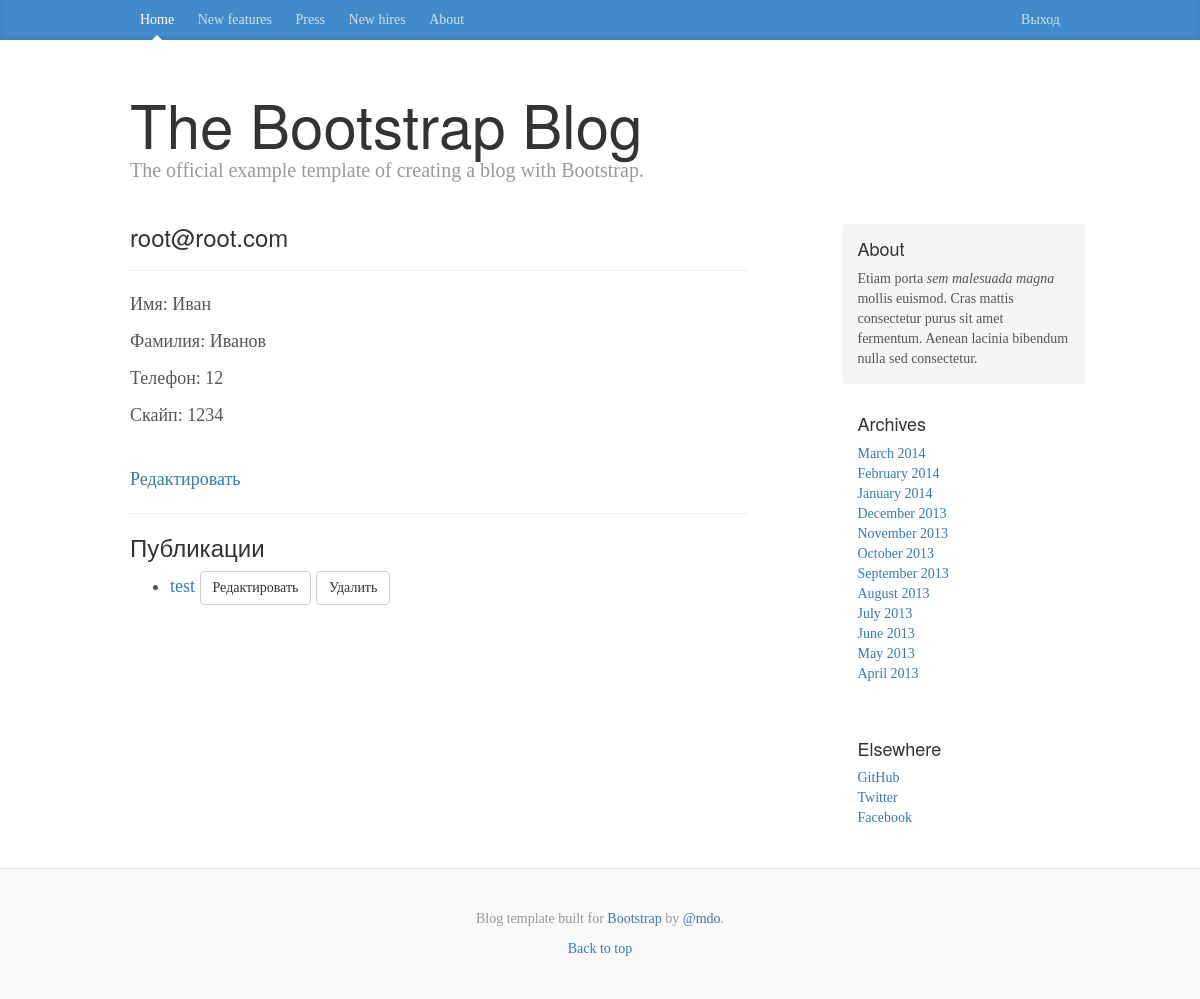
Before: /account/ (signed in) with the older database file.
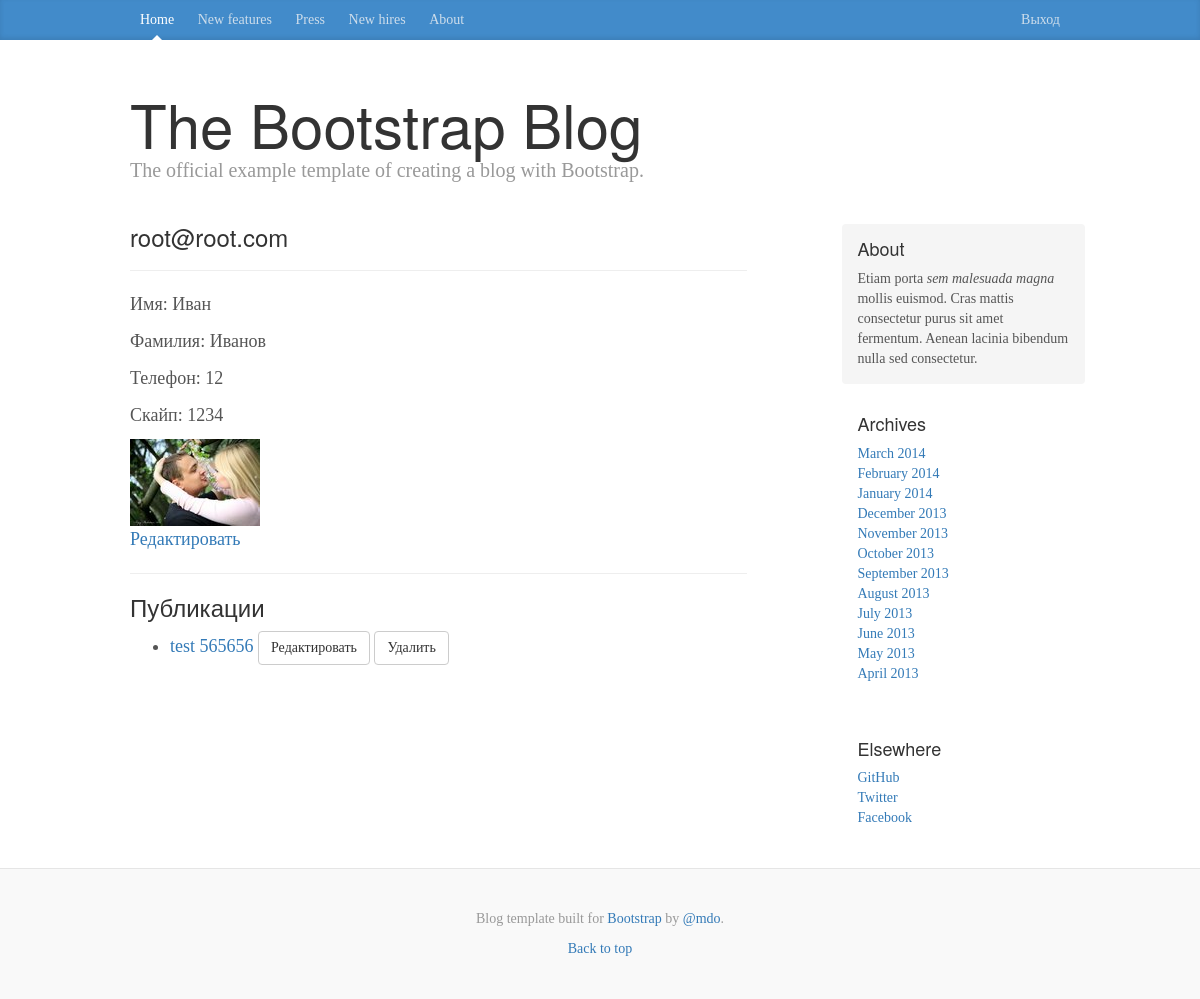
After: the same page with the newer database file.
### website/models.py (models this page shows, shortened)
class Post(models.Model):
    owner = models.ForeignKey(settings.AUTH_USER_MODEL)
    slug = models.SlugField(blank=True, unique=True)
    title = models.TextField()
    pub_date = models.DateField(default=timezone.now)
    short_desc = models.TextField()
    description = models.TextField()
    objects = models.Manager()
    custom_objects = CustomManager()

class CustomUser(AbstractBaseUser, PermissionsMixin):
    email = models.EmailField(_('email address'), max_length=1000, unique=True)
    first_name = models.CharField(_('first name'), max_length=30, blank=True)
    last_name = models.CharField(_('last name'), max_length=30, blank=True)
    is_staff = models.BooleanField(_('staff status'), default=False,
        help_text=_('Designates whether the user can log into this admin '
                    'site.'))
    is_active = models.BooleanField(_('active'), default=True,
        help_text=_('Designates whether this user should be treated as '
                    'active. Unselect this instead of deleting accounts.'))
    date_joined = models.DateTimeField(_('date joined'), default=timezone.now)
    avatar = models.ImageField(_('Avatar'),upload_to="avatar",null=True,blank=True)
    phone = models.TextField(_('Phone'),null=True,blank=True)
    skype = models.TextField(_('Skype'),null=True,blank=True)
    objects = CustomUserManager()
    USERNAME_FIELD = 'email'
    REQUIRED_FIELDS = []
    class Meta:
        verbose_name = _('user')
        verbose_name_plural = _('users')

### website/views/views_account.py (the view)
# urls.py: url(r'^account/$', views.account, name='account'),
@login_required(login_url='/')
def account(request):
    posts = Post.objects.filter(owner=request.user)
    return render(request, "website/account.html",{'posts':posts})

### website/templates/website/account.html
{% extends 'website/common/layout.html' %}
{% load bootstrap %}
{% block post_content %}
<h3>{{request.user.email}}</h3>
<hr/>
<p>Имя: {{request.user.first_name}}</p>
<p>Фамилия: {{request.user.last_name}}</p>
<p>Телефон: {{request.user.phone}}</p>
<p>Скайп: {{request.user.skype}}</p>
{% if request.user.avatar %}
<img src="{{request.user.avatar.url}}"/>
{% endif %}
<br>
<a href="{% url 'account_edit' %}">Редактировать</a>
<hr/>
<h3>Публикации</h3>
<ul>
  {% for p in posts %}
  <li><a href="{% url 'post' p.slug %}">{{p.title}}</a>&nbsp;<a href="" class="btn btn-default">Редактировать</a>&nbsp;<a href="" class="btn btn-default">Удалить</a></li>
  {% endfor %}
</ul>
{% endblock %}

Changed rows visible on the page:
changed CustomUser "root@root.com": user.avatar: picture added
changed Post: title "test" → "test 565656"
